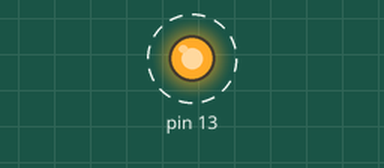
This sketch was run on a simulated Arduino Uno, built with avr-gcc and run on an emulated ATmega328P. Shown: output pins drawn as LEDs (lit = HIGH). Dashed ring = blinking.

Above: at 0.4 s.
Timing chart, 0 to 3.7 s (numbered marks = the images above):
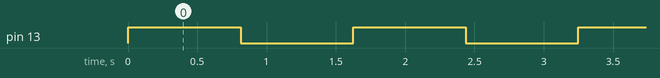

The sketch:

AT328_blink.ino
```cpp
void setup() {
  Serial.begin(115200);
  DDRB=0x20;
}

void loop() {
    PORTB=0x20;
    volatile unsigned long x=0;
    for(unsigned long i=0;i<500000;i++){x++;}

    PORTB=0;
    for(unsigned long i=0;i<500000;i++){x--;}
}
```

Measured:
- by itself, pin 13: alternates HIGH for 0.81 s and LOW for 0.81 s
